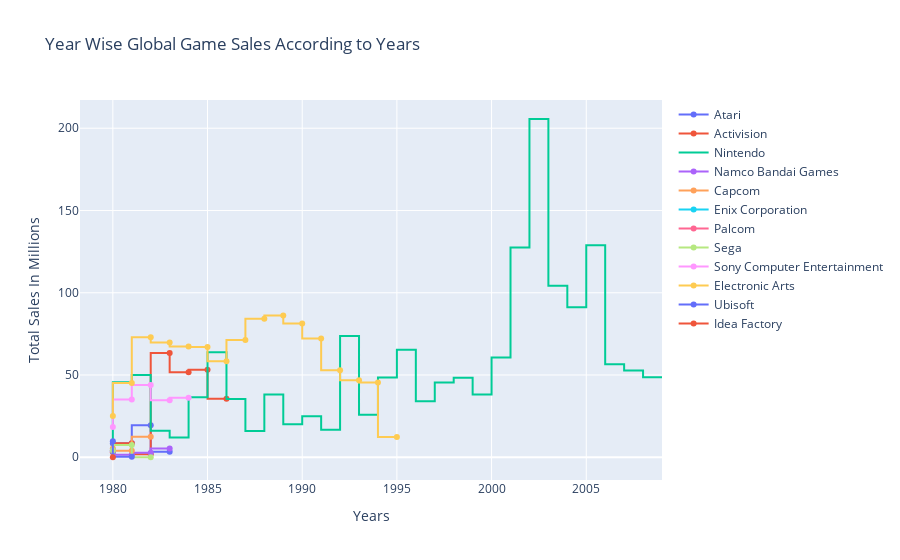

Here is the notebook cell this chart was saved with:
### Code cell
publishers = top_sales_inyears.Publisher.unique()
for p in range(len(publishers)):
    figs.append(go.Scatter(x = years, y=top_sales_inyears.Global_Sales[top_sales_inyears.Publisher == publishers[p]],
                           name=publishers[p], line_shape="vh"))
     
    
layout = dict(title="Year Wise Global Game Sales According to Years",
             xaxis = dict(title = "Years"), yaxis=dict(title = "Total Sales In Millions"))
figure=dict(data=figs, layout=layout)
iplot(figure)
